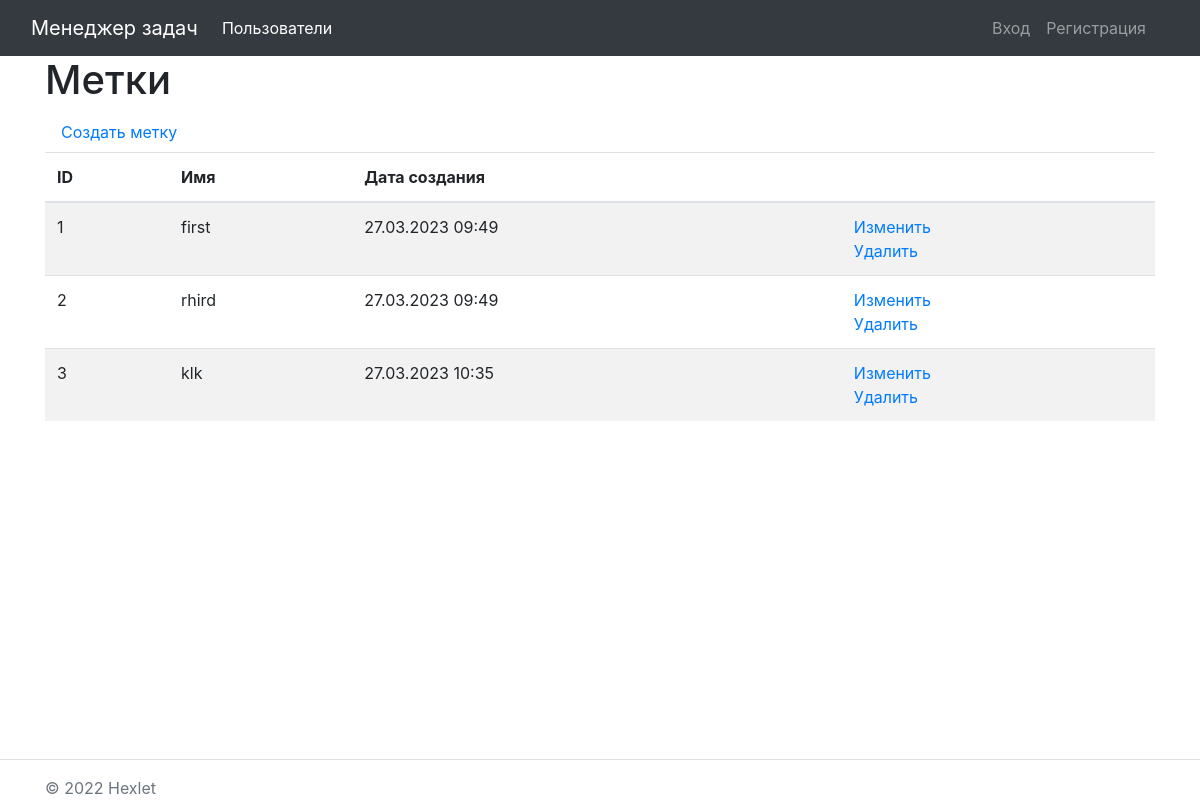
Screenshot of /labels/ with the database file from the repository.
### task_manager/labels/models.py (models this page shows, shortened)
class Label(models.Model):
    name = models.CharField(max_length=200, verbose_name="Имя")
    created_at = models.DateTimeField(auto_now=True)
    class Meta:
        verbose_name = _('Меткa')
        verbose_name_plural = _('Метки')

### task_manager/labels/views.py (the view)
# urls.py: path('', LabelListView.as_view(), name='label_list')
class LabelListView(ListView):
    model = Label
    tempalte_name = 'labels/list.html'

### task_manager/labels/templates/labels/label_list.html
{% extends 'base.html' %}
{% block content %}
    <h1>Метки</h1>
    <a class="nav-link" href="{% url 'label_create' %}">Создать метку</a>
    <table class="table table-striped">
        <thead>
            <tr>
                <th>ID</th>
                <th>Имя</th>
                <th>Дата создания</th>
                <th></th>
            </tr>
        </thead>
        <tbody>
            {% for label in object_list %}
            <tr>
                <td>{{ label.id }}</td>
                <td>{{ label.name }}</td>
                <td>{{ label.created_at|date:"d.m.Y H:i" }}</td>
                <td>
                    <a href="{% url 'label_update' label.id %}">Изменить</a>
                    <br>
                    <a href="{% url 'label_delete' label.id %}">Удалить</a>
                </td>
            </tr>
            {% endfor %}
        </tbody>
    </table>
{% endblock content %}

### rows the page displays
Label: id "1", name "first", created_at "27.03.2023 09:49"
Label: id "2", name "rhird", created_at "27.03.2023 09:49"
Label: id "3", name "klk", created_at "27.03.2023 10:35"
